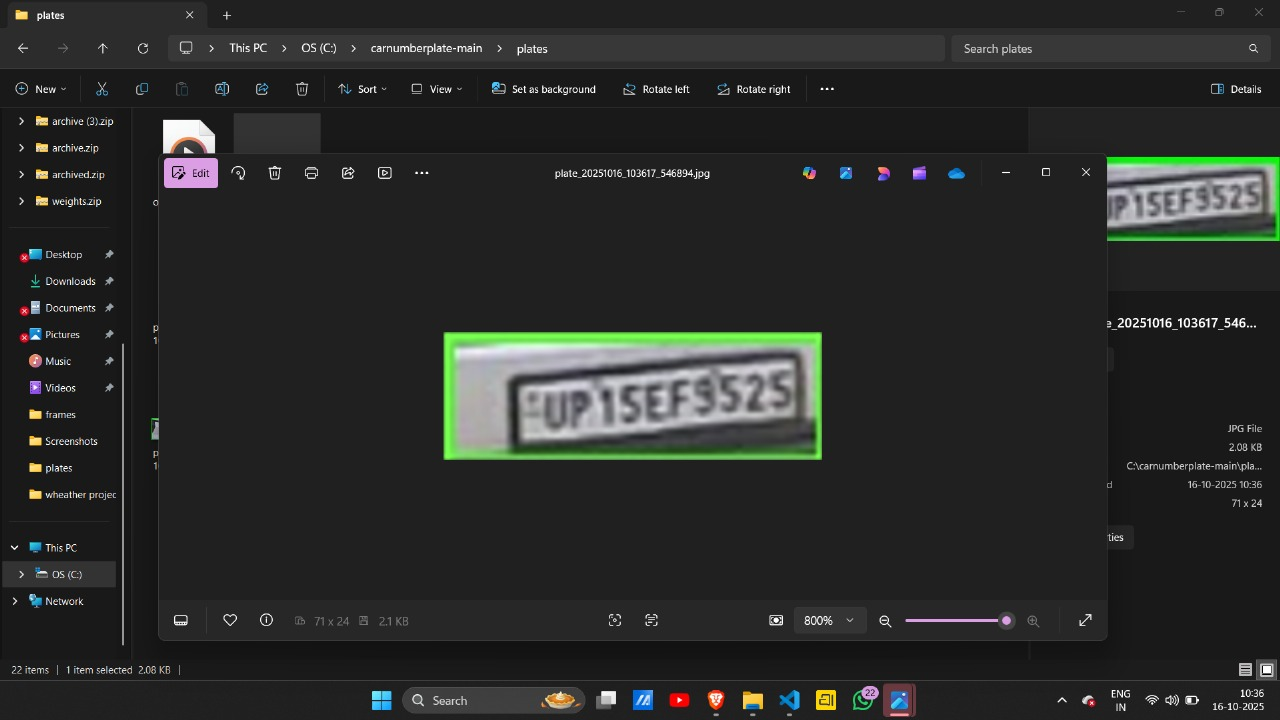
#> input picture WhatsApp Image 2025-10-16 at 10.36.44_64f64c51.jpg, 1280 x 720 px, given in place of the camera
$ python plate_captures.py
#> lines starting #> are read from the running program, lines starting #| are printed output that depends on the picture; after the words box and inside, x2 and y2 are one past the last pixel; in counts of white or black regions, pixels touching at a corner belong together
import cv2
import pytesseract
import pandas as pd
import numpy as np
import os
import re
from datetime import datetime

# --------------------------
# CONFIGURATION
# --------------------------
CSV_PATH = "plate_log.csv"
pytesseract.pytesseract.tesseract_cmd = r"C:/Program Files/Tesseract-OCR/tesseract.exe"

# Load Haar cascade for number plate detection
cascade_path = cv2.data.haarcascades + "haarcascade_russian_plate_number.xml"
plate_cascade = cv2.CascadeClassifier(cascade_path)

if plate_cascade.empty():
    print("[ERROR] Haar cascade not found! Check your OpenCV installation.")
    exit()

# Create CSV if not exists or empty
if not os.path.exists(CSV_PATH) or os.stat(CSV_PATH).st_size == 0:
    df = pd.DataFrame(columns=["Plate Number", "Entry Time", "Exit Time", "Location"])
    df.to_csv(CSV_PATH, index=False)
    print("[INFO] Created new CSV file with headers.")


# --------------------------
# HELPER FUNCTIONS
# --------------------------
def normalize_text(text):
    """Clean OCR output and make uppercase."""
    return "".join(ch for ch in text if ch.isalnum()).upper()


# [12 lines left out: function looks_like_plate, not called in this run]


def detect_number_plate(frame):
    """Detect number plates using Haar Cascade and OCR validation."""
    gray = cv2.cvtColor(frame, cv2.COLOR_BGR2GRAY)
    plates = plate_cascade.detectMultiScale(
        gray, scaleFactor=1.1, minNeighbors=5, minSize=(50, 20)
    )

    detected_plates = []
    for (x, y, w, h) in plates:
        # Crop region of interest
        plate_img = frame[y:y + h, x:x + w]

        # Convert for OCR
        gray_plate = cv2.cvtColor(plate_img, cv2.COLOR_BGR2GRAY)
        gray_plate = cv2.bilateralFilter(gray_plate, 11, 17, 17)
        _, thresh = cv2.threshold(gray_plate, 120, 255, cv2.THRESH_BINARY)

        # Run OCR
        text = pytesseract.image_to_string(thresh, config='--oem 3 --psm 7')
        text = normalize_text(text)

        # Only accept boxes with realistic plate-like text
        if looks_like_plate(text):
            detected_plates.append((text, (x, y, w, h)))

    return detected_plates


# [37 lines left out: function log_or_update_csv, not called in this run]


# --------------------------
# MAIN PROGRAM
# --------------------------
if __name__ == "__main__":
    print("\n[INFO] Choose mode:")
    print("1️⃣  Live Camera")
    print("2️⃣  Video File")
    choice = input("Enter choice (1 or 2): ").strip()
#> the answer given: 1

    if choice == "1":
        cap = cv2.VideoCapture(0)
        location = "LiveCam"
    elif choice == "2":
        path = input("Enter video path: ").strip()
        cap = cv2.VideoCapture(path)
        if not cap.isOpened():
            print("[ERROR] Could not open video.")
            exit()
        location = os.path.basename(path).split(".")[0]
    else:
        print("[ERROR] Invalid choice.")
        exit()

    print("\n[INFO] Detecting plates... Press 'q' to quit.\n")

    while True:
        ret, frame = cap.read()
#> frame is the input picture: shape (720, 1280, 3); mean B, G, R 41.2, 43, 41.3
        if not ret:
            break

        detected_plates = detect_number_plate(frame)
#> in detect_number_plate, `gray = cv2.cvtColor(frame, cv2.COLOR_BGR2GRAY)`:
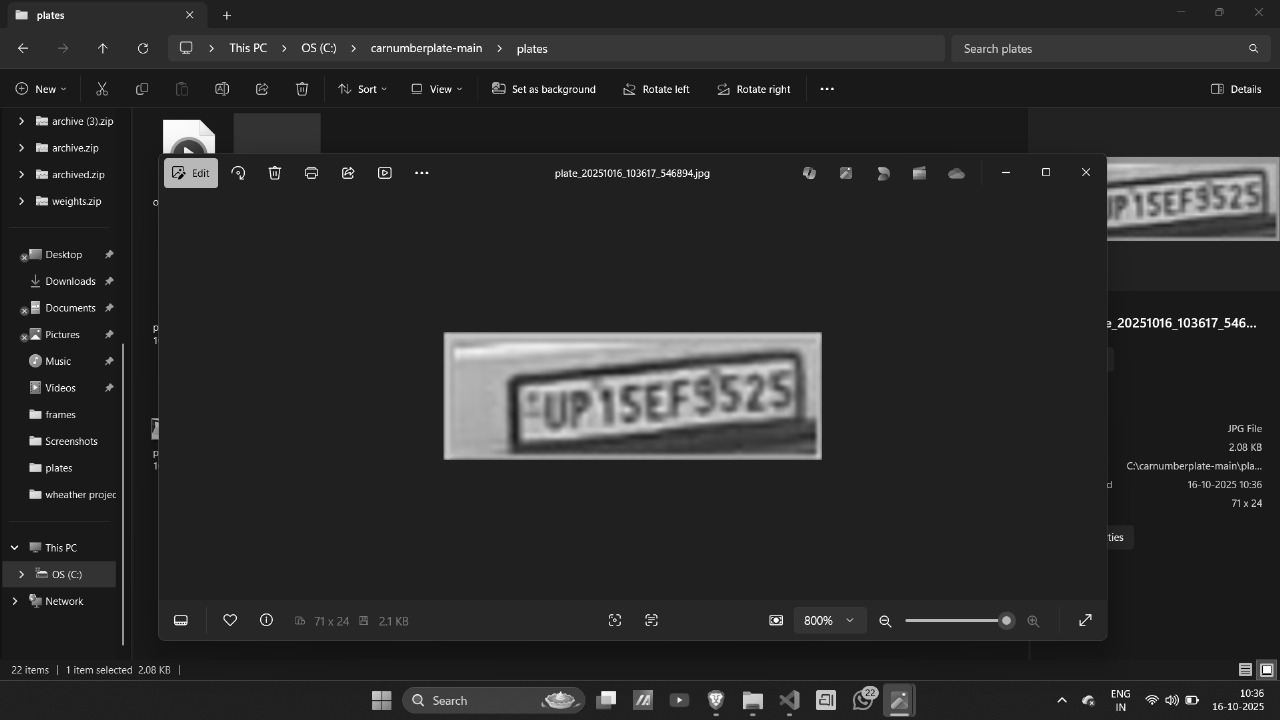
#> gray: shape (720, 1280); min 0, max 255, mean 42.3
#> in detect_number_plate, `plates = plate_cascade.detectMultiScale( gray, scaleFactor=1.1, minNei..`: plates = 13 rows, first 6: [54, 109, 68, 23], [1110, 309, 66, 22], [22, 480, 74, 25], [23, 588, 70, 24], [28, 132, 82, 27], [30, 159, 82, 27]
#> the loop in detect_number_plate, `for (x, y, w, h) in plates:` made 1 pass
#> pass 1, in detect_number_plate, `plate_img = frame[y:y + h, x:x + w]`:
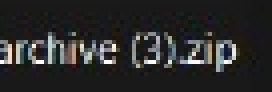
#> plate_img: shape (23, 68, 3) (shown 4 times larger); mean B, G, R 42, 42.3, 42.2
#> pass 1, in detect_number_plate, `gray_plate = cv2.bilateralFilter(gray_plate, 11, 17, 17)`:
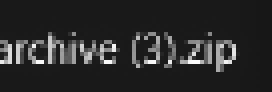
#> gray_plate: shape (23, 68) (shown 4 times larger); min 23, max 250, mean 41.7
#> pass 1, in detect_number_plate, `_, thresh = cv2.threshold(gray_plate, 120, 255, cv2.THRESH_BINARY)`:
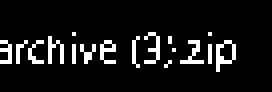
#> thresh: shape (23, 68) (shown 4 times larger); 8.6% white in thin lines or dots, all inside (x1, y1, x2, y2) = (0, 8, 59, 18)
#> after the loop in detect_number_plate, `for (x, y, w, h) in plates:`: detected_plates = []
#> (the run stopped early here; a loop or call above may not have finished)
